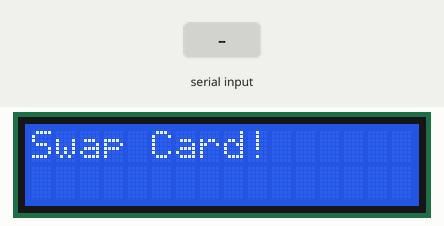
Simulated run of this sketch. Board: Arduino Uno, built with avr-gcc and run on an emulated ATmega328P. Parts: 16×2 character LCD. Inputs (shaded band) come from the test bench. What the sketch prints to the serial monitor is not drawn.

Above: at 1.2 s.
1.3 s: "successfull" received over Serial
At 4.3 s:
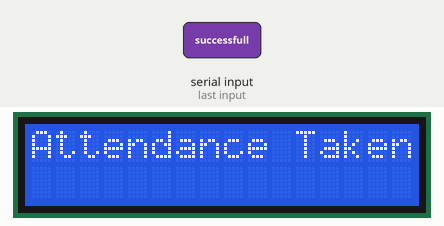
Timing chart, 0 to 5.8 s (numbered marks = the images above; inputs shaded):
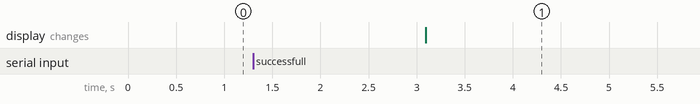

Measured:
- after the input at 1.3 s, the display: changes after 1.8 s (image 1)

The sketch:

Display_content.ino
```cpp
#include <LiquidCrystal.h>

// initialize the library by associating any needed LCD interface pin
// with the arduino pin number it is connected to
const int rs = 12, en = 11, d4 = 5, d5 = 4, d6 = 3, d7 = 2;
LiquidCrystal lcd(rs, en, d4, d5, d6, d7);

 String messageSignal;
 String message;

void setup()
{
  // Open serial communications and wait for port to open:
  lcd.begin(16, 2);
  Serial.begin(9600);
  while (!Serial) {
    ; // wait for serial port to connect. Needed for native USB port only
  }

  lcd.setCursor(0, 0);
  // print the number of seconds since reset:
  lcd.print("Swap Card!");

}

void loop()
{
  delay(4);
  lcd.clear();
  lcd.setCursor(0,0);
  lcd.print("Swap Card!");

  if(Serial.available()) {
    messageSignal = Serial.readString();

    if(messageSignal == "successfull"){
      Serial.println("successfull");
      message="Attendance Taken";
    }else if(messageSignal == "not_found"){
      Serial.println("Card not found");
       message="Not Registered";
    }else if(messageSignal == "duplicate"){
      Serial.println("duplicate");
       message="Already Taken";
    }else{
      Serial.println("Unkown_error");
      message="Contact Admin";
     }

    delay(4);
    lcd.clear();
    lcd.setCursor(0,0);
    lcd.println(message);
    Serial.println(message);
    delay(3000);
  }
  delay(1000);
}
```
